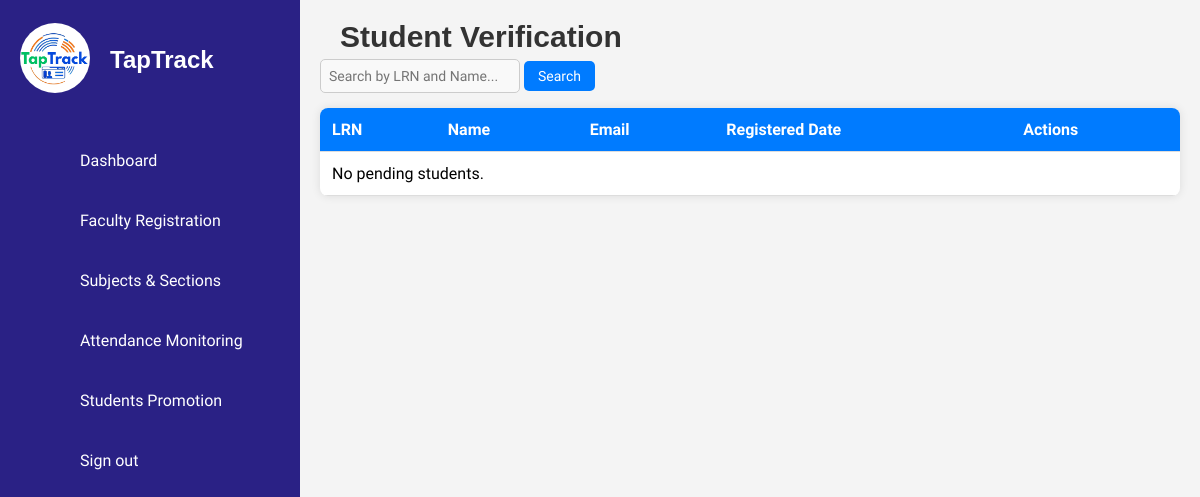
/ISIERA/student_verification.php, run on an earlier commit of the app's database.
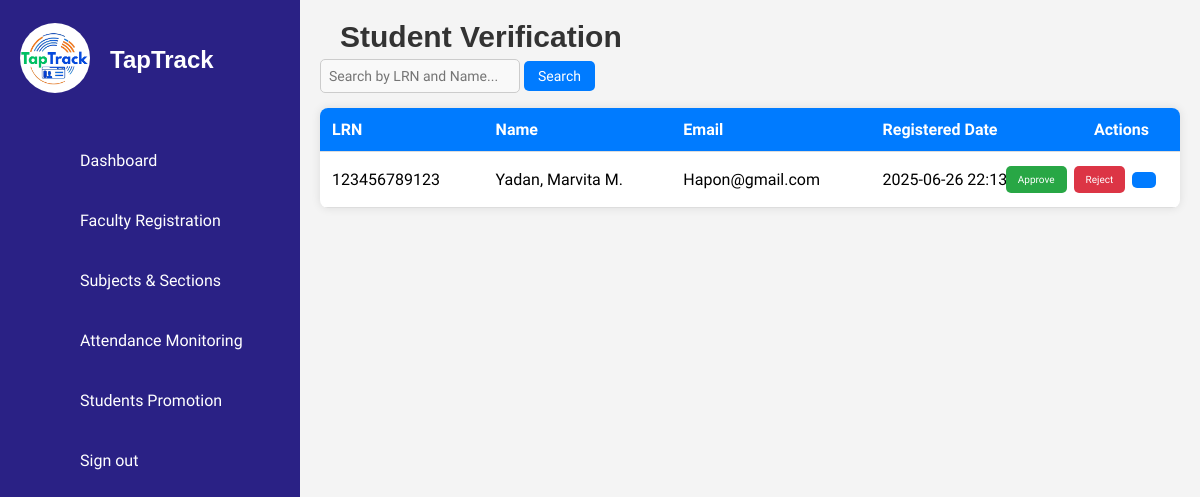
And on a later commit of the database.
### tables this page shows
CREATE TABLE `pending_students` (
  `id` int(11) NOT NULL,
  `first_name` varchar(50) NOT NULL,
  `middle_name` varchar(50) DEFAULT NULL,
  `last_name` varchar(50) NOT NULL,
  `lrn` varchar(12) NOT NULL,
  `date_of_birth` date NOT NULL,
  `gender` enum('Male','Female') NOT NULL,
  `citizenship` varchar(50) NOT NULL,
  `address` text NOT NULL,
  `contact_number` varchar(15) NOT NULL,
  `email` varchar(100) NOT NULL,
  `section` varchar(50) NOT NULL,
  `school_year` varchar(9) NOT NULL,
  `grade_level` varchar(20) DEFAULT NULL,
  `student_type` varchar(20) NOT NULL,
  `guardian_name` varchar(100) NOT NULL,
  `guardian_contact` varchar(15) NOT NULL,
  `guardian_address` varchar(250) NOT NULL,
  `guardian_relationship` varchar(50) NOT NULL,
  `elementary_school` varchar(100) NOT NULL,
  `year_graduated` year(4) NOT NULL,
  `birth_certificate` varchar(255) DEFAULT NULL,
  `id_photo` varchar(255) DEFAULT NULL,
  `good_moral` varchar(255) DEFAULT NULL,
  `student_signature` varchar(255) DEFAULT NULL,
  `created_at` timestamp NOT NULL DEFAULT current_timestamp()
);

### ISIERA/student_verification.php (the view, shortened to what this page needs)
<?php
include 'db_connection.php';
function formatName($first, $middle, $last) {
    $cap = function($str) {
        return ucfirst(strtolower($str));
    };
    $lastName = $cap($last);
    $firstName = $cap($first);
    $middleInitial = $middle ? strtoupper(substr($middle, 0, 1)) . '.' : '';
    return "{$lastName}, {$firstName} {$middleInitial}";
}
$sql = "SELECT * FROM pending_students ORDER BY created_at DESC";
$result = $conn->query($sql);
?>
<!DOCTYPE html>
<html lang="en">
<head>
    <link rel="stylesheet" href="assets/css/style.css" />
    <link rel="stylesheet" href="assets/css/verification.css" />
</head>
<body>
    <?php include('sidebar.php'); ?>
    <div class="main-content">
        <h2>Student Verification</h2>
        <div class="search-container">
            <div class="left-search">
                <form id="searchForm" onsubmit="return handleSearch(event)">
                    <input type="text" id="searchInput" placeholder="Search by LRN and Name..." />
                    <button type="submit">Search</button>
                </form>
            </div>
        </div>
        <table class="student-table">
            <thead>
                <tr>
                    <th>LRN</th>
                    <th>Name</th>
                    <th>Email</th>
                    <th>Registered Date</th>
                    <th>Actions</th>
                </tr>
            </thead>
            <tbody id="studentTableBody">
                <?php
                if ($result->num_rows > 0) {
                    while ($row = $result->fetch_assoc()) {
                        echo "<tr>";
                        echo "<td>" . htmlspecialchars($row['lrn']) . "</td>";
                        echo "<td>" . htmlspecialchars(formatName($row['first_name'], $row['middle_name'], $row['last_name'])) . "</td>";
                        echo "<td>" . htmlspecialchars($row['email']) . "</td>";
                        echo "<td>" . htmlspecialchars($row['created_at']) . "</td>";
                        echo "<td>
                            <div class='action-buttons'>
                                <button class='approve-btn' onclick='approveStudent(" . $row['id'] . ")'>Approve</button>
                                <button class='reject-btn' onclick='rejectStudent(" . $row['id'] . ")'>Reject</button>
                                <button class='view-btn' onclick='viewStudent(" . htmlspecialchars(json_encode($row), ENT_QUOTES, 'UTF-8') . ")' title='View'>
                                    <ion-icon name='eye-outline'></ion-icon>
                                </button>
                            </div>
                        </td>";
                        echo "</tr>";
                    }
                } else {
                    echo "<tr><td colspan='5'>No pending students.</td></tr>";
                }
                ?>
            </tbody>
        </table>
    </div>
</body>
</html>

### ISIERA/sidebar.php (shortened to what this page needs)
<?php
$userRole = $_SESSION['user_role'] ?? '';
?>
<div class="container">
    <div class="navigation">
        <ul>
            <li class="brand-logo">
                <a href="#">
                    <div class="logo-container">
                        <img src="assets/imgs/logo.png">
                    </div>
                    <span class="title">TapTrack</span>
                </a>
            </li>
            <?php if ($userRole !== 'counselor'): ?>
                <li>
                    <a href="dashboard.php">
                        <span class="icon"><ion-icon name="home-outline"></ion-icon></span>
                        <span class="title">Dashboard</span>
                    </a>
                </li>
            <?php endif; ?>
            <?php if ($userRole !== 'counselor'): ?>
                <li>
                    <a href="faculty_registration.php">
                        <span class="icon"><ion-icon name="school-outline"></ion-icon></span>
                        <span class="title">Faculty Registration</span>
                    </a>
                </li>
                <li>
                    <a href="subject_management.php">
                        <span class="icon"><ion-icon name="library-outline"></ion-icon></span>
                        <span class="title">Subjects & Sections</span>
                    </a>
                </li>
                <li>
                    <a href="attendance_monitoring.php">
                        <span class="icon"><ion-icon name="stats-chart-outline"></ion-icon></span>
                        <span class="title">Attendance Monitoring</span>
                    </a>
                </li>
                <li>
                    <a href="student_promotion.php">
                        <span class="icon"><ion-icon name="ribbon-outline"></ion-icon></span>
                        <span class="title">Students Promotion</span>
                    </a>
                </li>
            <?php endif; ?>
            <li>
                <a href="index.php">
                    <span class="icon"><ion-icon name="log-in-outline"></ion-icon></span>
                    <span class="title">Sign out</span>
                </a>
            </li>
        </ul>
    </div>
</div>

### ISIERA/assets/css/style.css (style rules this page uses)
* { font-family: 'Ubuntu', sans-serif; margin: 0; padding: 0; box-sizing: border-box; }
:root { --blue: #2a2185; --white: #fff; --gray: #f5f5f5; --black1: #222; --black2: #999; }
body { min-height: 100vh; overflow-x: hidden; }
.container { position: relative; width: 100%; }
.navigation { position: fixed; width: 300px; height: 100%; background: var(--blue); border-left: 10px solid var(--blue); transition: 0.5s; overflow: hidden; overflow-y: auto; scrollbar-width: none; -ms-overflow-style: none; }
.navigation ul { position: absolute; top: 0; left: 0; width: 100%; }
.navigation ul li { position: relative; width: 100%; list-style: none; border-top-left-radius: 30px; border-bottom-left-radius: 30px; }
.navigation ul li:nth-child(1) { margin-bottom: 40px; pointer-events: none; text-align: center; }
.navigation ul li a { display: flex; align-items: center; text-decoration: none; color: var(--white); height: 60px; }
.navigation ul li a .icon { min-width: 60px; height: 60px; display: flex; align-items: center; justify-content: center; }
.navigation ul li a .title { display: flex; align-items: center; padding-left: 10px; white-space: nowrap; }
.logo-container img { width: 70px; height: 70px; border-radius: 50%; object-fit: cover; }
.brand-logo { display: flex; align-items: center; justify-content: start; padding-left: 10px; padding-top: 30px; }
.brand-logo .title { font-size: 1.5rem; font-weight: 600; font-family: 'Poppins', sans-serif; color: var(--white); margin-left: 10px; white-space: nowrap; }
.main-content { margin-left: 300px; padding: 20px; background-color: #f4f4f4; min-height: 100vh; overflow-x: hidden; width: calc(100% - 300px); }
.main-content h2 { text-align: left; margin-left: 20px; font-family: 'Arial', sans-serif; font-weight: 600; color: #333; font-size: 30px; }
.search-container { display: flex; justify-content: space-between; align-items: flex-start; margin-bottom: 15px; flex-wrap: wrap; gap: 5px; }
.search-container input { width: 200px; padding: 8px; border: 1px solid #ccc; border-radius: 5px; font-size: 14px; }
.search-container button { padding: 7px 14px; background-color: #007bff; color: white; border: none; border-radius: 5px; cursor: pointer; font-size: 14px; }
.left-search { display: flex; gap: 10px; }
.student-table { width: 100%; border-collapse: collapse; background: white; border-radius: 8px; overflow: hidden; box-shadow: 0 0 10px rgba(0, 0, 0, 0.1); }
.student-table td { text-align: center; vertical-align: middle; padding: 10px; }
.student-table td button { display: inline-flex; padding: 8px 12px; margin: 2px; border: none; border-radius: 5px; font-size: 10px; cursor: pointer; transition: 0.3s; }
.student-table th, .student-table td { padding: 12px; text-align: left; border-bottom: 1px solid #ddd; }
.student-table th { background-color: #007bff; color: white; }
.action-buttons { display: flex; justify-content: center; align-items: center; gap: 3px; margin-left: -100px; }
.action-buttons button { display: flex; align-items: center; justify-content: center; padding: 4px 6px; border: none; border-radius: 5px; font-size: 14px; cursor: pointer; transition: 0.3s; }
.approve-btn { background-color: #28a745; color: white; }
.reject-btn { background-color: #dc3545; color: white; }
.view-btn { background-color: #007bff; color: white; padding: 4px 6px; display: flex; align-items: center; justify-content: center; gap: 5px; }

### ISIERA/assets/css/verification.css (style rules this page uses)
h2 { text-align: left; margin-left: 20px; font-family: 'Arial', sans-serif; font-weight: 600; color: #333; }
input, select { padding: 12px; margin-top: 5px; border: 1px solid #bbb; border-radius: 5px; width: 100%; font-size: 15px; background-color: #f9f9f9; }

What changed in the data, as far as the page shows it:
added pending_students: lrn "123456789123", first_name+middle_name+last_name "Yadan, Marvita M.", email "Hapon@gmail.com", created_at "2025-06-26 22:13:50"
Also different on the page:
text no longer shown: "No pending students."
